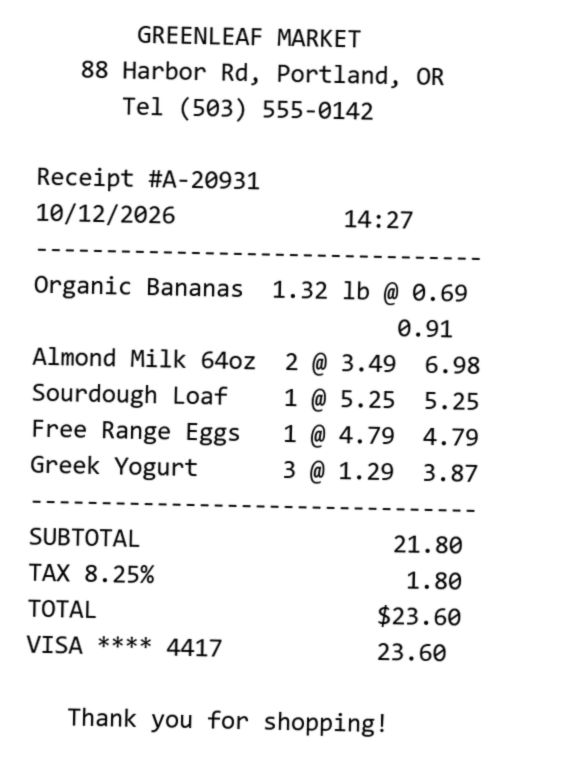
#> input picture samples/receipt_en_usd.jpg, 576 x 772 px
$ python -i scan.py   (imports and definitions only)
#> lines starting #> are read from the running program, lines starting #| are printed output that depends on the picture; after the words box and inside, x2 and y2 are one past the last pixel; in counts of white or black regions, pixels touching at a corner belong together
#> further down, picture is the input picture: shape (772, 576, 3); min 0, max 255, mean 242.6
"""Phone photo of a document → clean "scanned" page, like Adobe Scan.

1. Find the sheet: the largest four-cornered outline that covers a good part of the photo.
2. Straighten it: perspective warp to a flat rectangle (crops away the table, fingers, background).
3. Clean it: flatten uneven lighting and shadows so the paper turns white and the text stays sharp.

If no sheet outline is found with confidence (e.g. a white receipt on a white table, or several
documents in one photo) the photo is not cropped, only cleaned, so nothing is ever cut off.
"""

from io import BytesIO

import cv2
import numpy as np
from PIL import Image, ImageOps

DETECT_HEIGHT = 1000       # px, detection runs on a downscaled copy
MIN_SHEET_AREA = 0.30      # the sheet must cover at least 30% of the photo to be cropped
MAX_SIDE = 2400            # px, output size cap (sharp on A4, small enough to send)
BORDER_MARGIN = 0.015      # a corner closer than 1.5% to the frame edge means "not a whole sheet"


# [5 lines left out: function _order_corners, not called in this run]


def _touches_border(approx: np.ndarray, shape: tuple) -> bool:
    h, w = shape[:2]
    mx, my = BORDER_MARGIN * w, BORDER_MARGIN * h
    pts = approx.reshape(-1, 2)
    return bool(((pts[:, 0] < mx) | (pts[:, 0] > w - mx) | (pts[:, 1] < my) | (pts[:, 1] > h - my)).any())


def find_sheet(image: np.ndarray) -> np.ndarray | None:
    """Corners of the document sheet in `image` coordinates, or None if not found with confidence."""
    scale = DETECT_HEIGHT / image.shape[0]
#> scale = 1.3
    small = cv2.resize(image, None, fx=scale, fy=scale, interpolation=cv2.INTER_AREA)
    gray = cv2.GaussianBlur(cv2.cvtColor(small, cv2.COLOR_BGR2GRAY), (5, 5), 0)
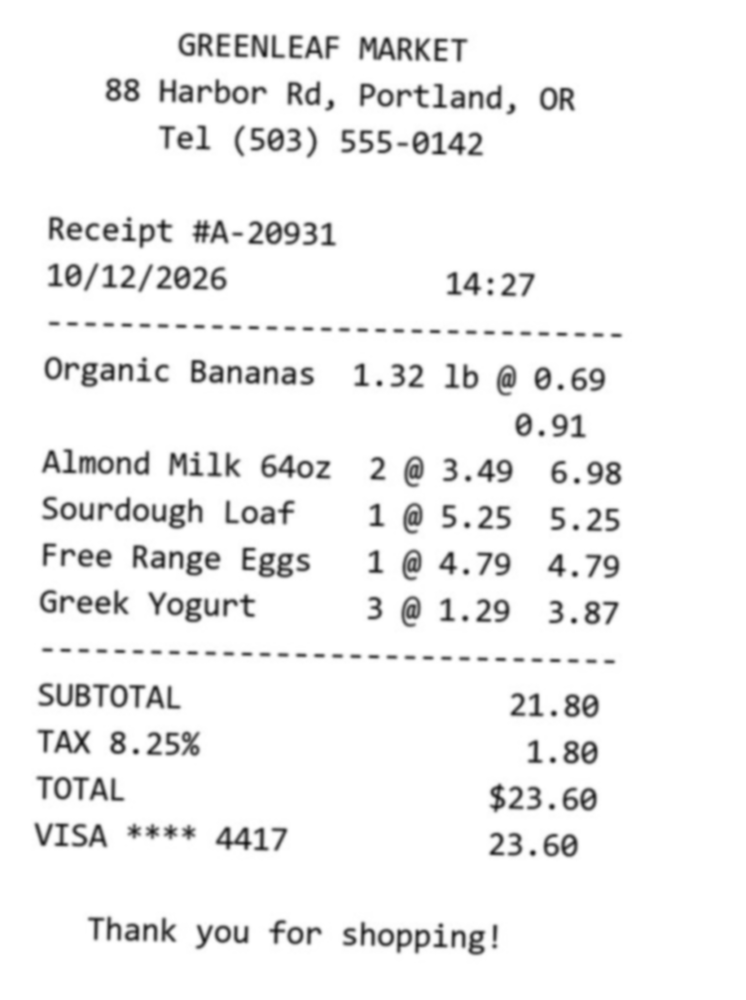
#> gray: shape (1000, 746); min 24, max 255, mean 242.6
    area_total = small.shape[0] * small.shape[1]
#> area_total = 746000

    candidates = []
    edges = cv2.dilate(cv2.Canny(gray, 50, 150), np.ones((5, 5), np.uint8), iterations=2)
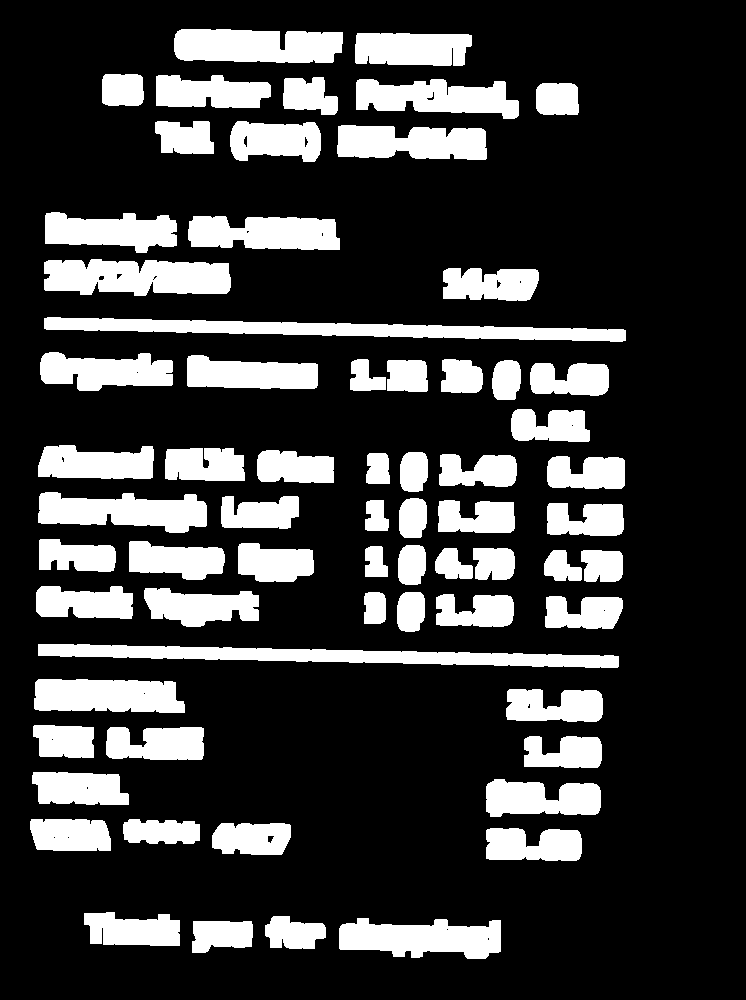
#> edges: shape (1000, 746); 22.2% white; 67 white regions, largest, box (x1, y1, x2, y2) and area: (44, 317, 626, 342) 7207, (38, 644, 619, 668) 7201, (44, 259, 231, 296) 5694
    _, bright = cv2.threshold(gray, 0, 255, cv2.THRESH_BINARY + cv2.THRESH_OTSU)  # light paper on a darker table
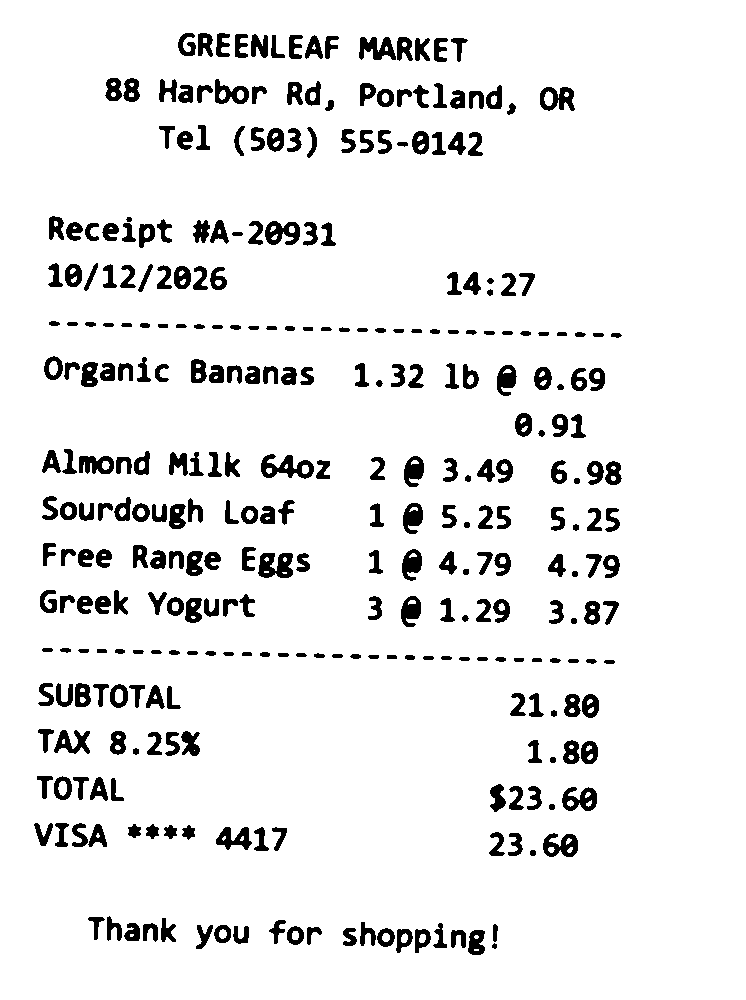
#> bright: shape (1000, 746); 92.3% white; 331 black regions, largest, box (x1, y1, x2, y2) and area: (261, 454, 314, 479) 676, (258, 553, 293, 578) 633, (265, 221, 300, 245) 531
    for mask in (edges, bright):
        contours, _ = cv2.findContours(mask, cv2.RETR_EXTERNAL, cv2.CHAIN_APPROX_SIMPLE)
        for contour in sorted(contours, key=cv2.contourArea, reverse=True)[:5]:
            hull = cv2.convexHull(contour)
            approx = cv2.approxPolyDP(hull, 0.02 * cv2.arcLength(hull, True), True)
            area = cv2.contourArea(approx)
            if len(approx) == 4 and cv2.isContourConvex(approx) and area >= MIN_SHEET_AREA * area_total:
                # A sheet photographed for scanning lies fully inside the frame; outlines that run into the
                # frame edge are a table, a laptop or the photo border itself, and cropping to them is wrong.
                if not _touches_border(approx, small.shape):
                    candidates.append((area, approx))
#> this loop made 2 passes
#> contours on pass 2: [[[0, 0], [0, 999], [745, 999], [745, 0]]]
#> after the loop, candidates = []
    if not candidates:
        return None
    _, best = max(candidates, key=lambda c: c[0])
    if cuts_content(gray, best):
        return None
    return _order_corners(best) / scale


CUT_INK_RATIO = 0.05  # text just outside the outline, relative to the text inside it


# [41 lines left out: functions cuts_content, straighten, clean, not called in this run]


Image.MAX_IMAGE_PIXELS = 50_000_000  # refuse decompression bombs instead of running out of memory


# [16 lines left out: function scan_image, not called in this run]

>>> import cv2
>>> picture = cv2.imread('../samples/receipt_en_usd.jpg')
>>> result = find_sheet(picture)

$ run again, on samples/receipt_ru_kzt.jpg
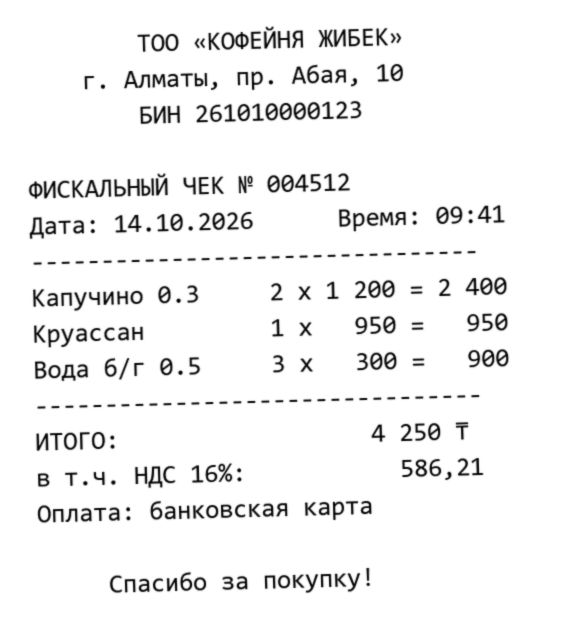
#> input picture samples/receipt_ru_kzt.jpg, 576 x 632 px
#> picture is the input picture: shape (632, 576, 3); min 0, max 255, mean 242.3
#> in find_sheet, `edges = cv2.dilate(cv2.Canny(gray, 50, 150), np.ones((5, 5), np.uint8)..`:
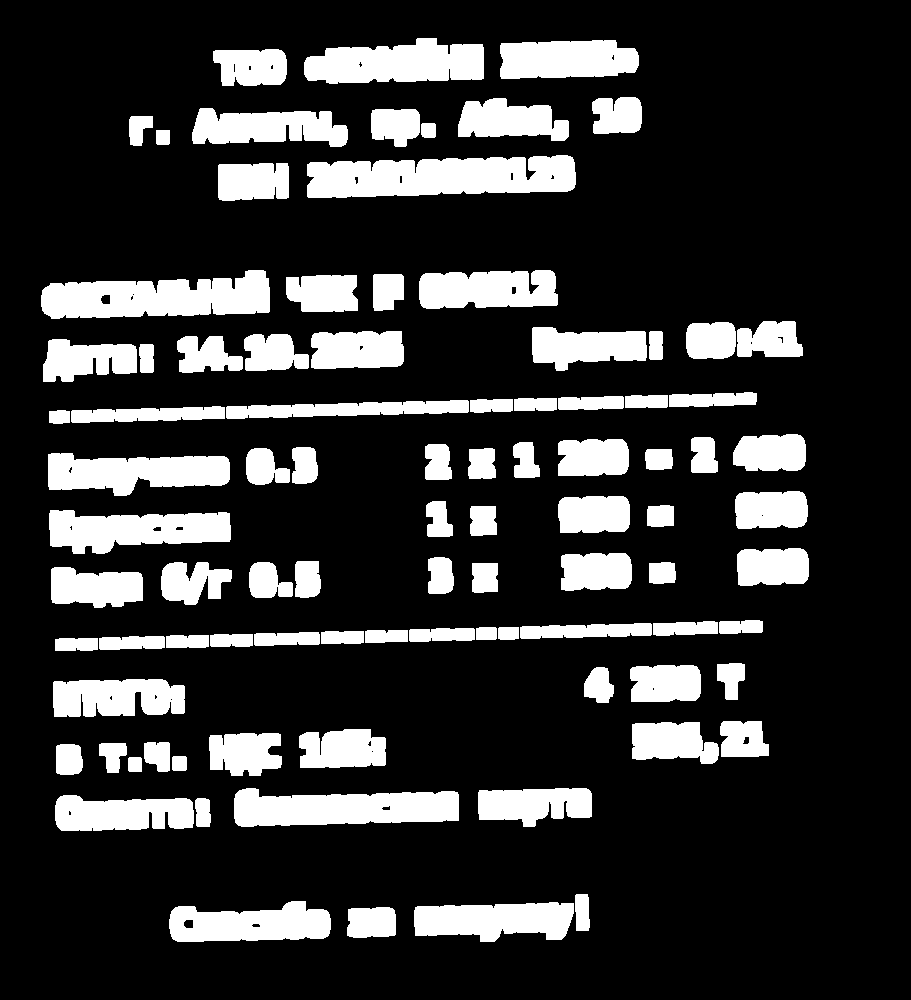
#> edges: shape (1000, 911); 19.6% white; 92 white regions, largest, box (x1, y1, x2, y2) and area: (307, 155, 576, 198) 9297, (41, 270, 270, 319) 7962, (234, 788, 459, 827) 6811
#> in find_sheet, `_, bright = cv2.threshold(gray, 0, 255, cv2.THRESH_BINARY + cv2.THRESH..`:
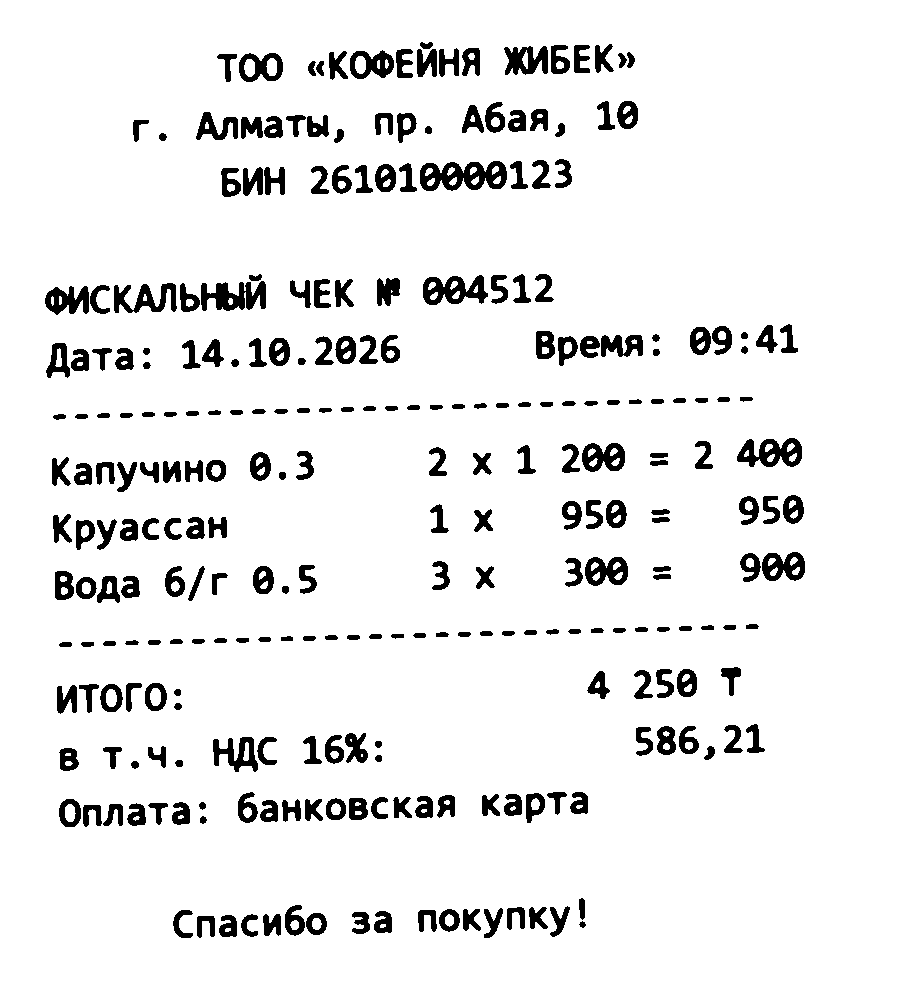
#> bright: shape (1000, 911); 92.6% white; 280 black regions, largest, box (x1, y1, x2, y2) and area: (420, 161, 507, 191) 1634, (201, 281, 266, 311) 1210, (423, 275, 488, 305) 1134
#> the loop in find_sheet, `for mask in (edges, bright):` made 2 passes
#> contours on pass 2: [[[0, 0], [0, 999], [910, 999], [910, 0]]]
#> after the loop in find_sheet, `for mask in (edges, bright):`: candidates = []
